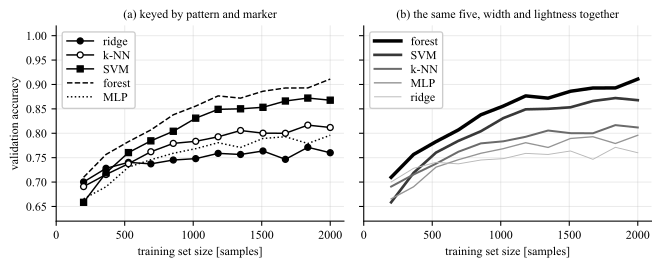

Write Python code to recreate this figure.
# --- Match LaTeX document: Times New Roman, 10pt, textwidth=7in ---
# What a legend key is made of. Five learning curves, drawn twice from one record,
# with a boxed legend in both panels so that the only thing changing between them is
# the channel the key maps.
#
#   (a) dash pattern and marker shape, all in black. Both are nominal channels: the
#       keys have no order among them, so the reader matches a glyph to a key, and
#       has to do it again at every crossing, which is where the curves are densest.
#   (b) line width and lightness, varied together along one ladder. Both are ordered,
#       so the five keys are a sequence rather than a set: read once, the reader can
#       predict the rest, and the vertical order of the curves is the order of the key.
#
# Panel (b) is the deliberate exception to "do not encode anything twice" of
# plot_declutter.py: the redundancy is what makes the key survive a gray print and a
# color vision deficiency simulation (plot_cvd.py), which a color-only key does not.
import numpy as np
import matplotlib.pyplot as plt

plt.rcParams.update({
    'font.family': 'serif',
    'font.serif': ['Times New Roman'],
    'font.size': 10,
    'axes.titlesize': 9,
    'axes.labelsize': 9,
    'xtick.labelsize': 9,
    'ytick.labelsize': 9,
    'legend.fontsize': 9,
    'mathtext.fontset': 'cm',
})

# Five models on the learning curve of plot_legend.py: accuracy against training set
# size, which is a curve all five of them have.
names = ['ridge', 'k-NN', 'SVM', 'forest', 'MLP']
K = len(names)
n_train = np.linspace(200, 2000, 12)

rng = np.random.default_rng(11)
# The five plateaus are spread far enough that the curves are separated where the
# reader is asked to compare them, and close enough at the left that they cross while
# they are still climbing, which is where a nominal key costs the most.
ceiling = np.array([0.762, 0.826, 0.878, 0.932, 0.800])
start = np.array([0.700, 0.686, 0.672, 0.706, 0.662])
rate = np.array([2.2, 1.5, 1.8, 1.3, 1.7]) / 1000.0
curves = (ceiling[:, None] - (ceiling - start)[:, None]
          * np.exp(-rate[:, None] * (n_train - n_train[0]))
          + rng.normal(0, 0.007, (K, n_train.size)))

YLIM = (0.62, 1.02)

fig, axes = plt.subplots(1, 2, figsize=(7.0, 2.9), sharey=True)

# --- (a) nominal channels: a dash pattern and a marker shape per series -----------
patterns = [('-', 'o', 'black'), ('-', 'o', 'white'), ('-', 's', 'black'),
            ('--', None, 'black'), (':', None, 'black')]
ax = axes[0]
for c, name, (ls, mk, mfc) in zip(curves, names, patterns):
    ax.plot(n_train, c, ls=ls, marker=mk, ms=4.5, mfc=mfc, mec='black',
            lw=1.1, color='black', label=name)
ax.set_title('(a) keyed by pattern and marker')

# --- (b) ordered channels: width and lightness, moved together -------------------
order = np.argsort(-curves[:, -1])          # topmost curve first, so the key is sorted
widths = np.array([2.6, 2.0, 1.5, 1.0, 0.7])
grays = np.array([0.00, 0.22, 0.42, 0.58, 0.72])
ax = axes[1]
for rank, j in enumerate(order):
    ax.plot(n_train, curves[j], '-', lw=widths[rank], color=str(grays[rank]),
            label=names[j])
ax.set_title('(b) the same five, width and lightness together')

for ax in axes:
    ax.set_ylim(*YLIM)
    ax.set_xlim(0, 2100)
    ax.set_xticks([0, 500, 1000, 1500, 2000])
    ax.set_xlabel('training set size [samples]')
    ax.grid(True, alpha=0.25)
    ax.set_axisbelow(True)
    # The key goes where there is no data, which for a rising curve is the top left.
    ax.legend(loc='upper left', framealpha=1.0, handlelength=2.2, borderpad=0.4,
              labelspacing=0.25)
    for side in ('top', 'right'):
        ax.spines[side].set_visible(False)
axes[0].set_ylabel('validation accuracy')

plt.tight_layout()

basename = 'plot_patterned'
plt.savefig(f'{basename}.pdf', bbox_inches='tight')
plt.savefig(f'{basename}.svg', bbox_inches='tight')
plt.savefig(f'{basename}.jpeg', dpi=300, bbox_inches='tight')
print(f'Saved {basename}.pdf, {basename}.svg, {basename}.jpeg')

# --- what each key costs, in the units the caption quotes -------------------------
crossings = 0
for i in range(K):
    for j in range(i + 1, K):
        d = curves[i] - curves[j]
        crossings += int((np.sign(d[:-1]) != np.sign(d[1:])).sum())
marks = sum(1 for _, mk, _ in patterns if mk) * n_train.size
print(f'\n{K} series of {n_train.size} points, crossing one another {crossings} times')
print(f'(a) {K} keys with no order among them, and {marks} markers on the page; at '
      f'each of the {crossings} crossings both curves are identified again by glyph')
print('    ' + ', '.join(f'{n}: {ls!r}{"" if mk is None else " " + mk}'
                         for n, (ls, mk, _) in zip(names, patterns)))
print(f'(b) one ladder, width {widths[0]:.1f} to {widths[-1]:.1f} pt against gray '
      f'{grays[0]:.2f} to {grays[-1]:.2f}, both moving with the rank')
print('    widths ' + ' '.join(f'{w:.1f}' for w in widths) +
      ' pt, grays ' + ' '.join(f'{g:.2f}' for g in grays))
print(f'    the smallest step between neighbors is '
      f'{np.abs(np.diff(widths)).min():.1f} pt of width and '
      f'{np.abs(np.diff(grays)).min():.2f} of gray, and the two always move together')
edge = list(np.argsort(-curves[:, -1]))
print(f'    order of the key   {[names[j] for j in order]}')
print(f'    order at the edge  {[names[j] for j in edge]}')
print(f'    the two agree: {edge == list(order)}, so the key is read once rather than '
      f'per curve')
